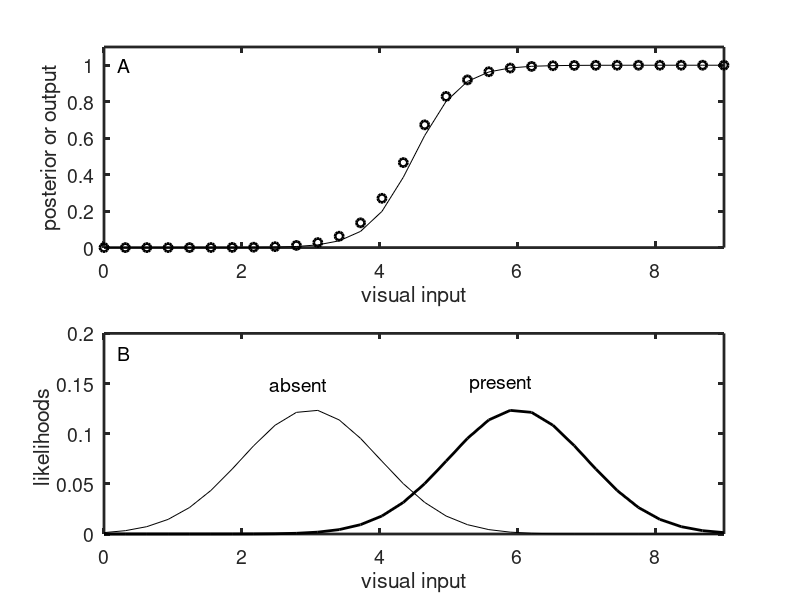

MATLAB code for this plot:
% script unisensoryDeltaRule.m
% this script trains a single sigmoidal unit to estimate 
% unisensory target probability

nIn=1; nOut=1; % set numbers of units
a=0.1; b=1.0; % set learning rate and bias
nIts=100000; % set number of iterations

mev1=6; mev0=3; % set likelihood means
sdv1=1; sdv0=1; % set likelihood standard deviations
pt1=1/2; pt0=1-pt1; % set target present prior
cumPrior=cumsum([pt1 pt0]); % find cumulative prior
maxV=9; % set maximum visual sensory input size
nVals=30; % set number of visual sensory input values
vis=linspace(0,maxV,nVals)'; % set vector of visual inputs

V=rand(nOut,nIn+1)*2-1; % set initial connectivity matrix
deltaV=zeros(nOut,nIn+1); % zero the change weight matrix

% train network using the delta-rule
for c=1:nIts,
    % choose target present or absent at random by prior
    indxVec=find(cumPrior>=rand); choose=indxVec(1);
    if choose==1, inV=randn*sdv1+mev1; d=1;
    elseif choose==2, inV=randn*sdv0+mev0; d=0; end
    x=[inV b]'; % set input with bias appended
    y=1./(1+exp(-V*x)); % compute the output unit response
    dy=y.*(1-y); % compute the derivative of the squashing function
    e=d-y; % find the error for the chosen input
    g=e.*dy; % find output error signal
    deltaV=a*g*x'; % compute delta rule weight update  
    V=V+deltaV;  % apply the weight update
end % end training loop

% find network output 
Inb=[vis b*ones(nVals,1)]; % append bias to all visual inputs
Out=(1./(1+exp(-V*Inb')))'; % find output response to all patterns



% compute the Gaussian likelihoods distributions
pvt1=(1/(sdv1*sqrt(2*pi)))*exp(-1/2*((vis-mev1)/sdv1).^2);
pvt0=(1/(sdv0*sqrt(2*pi)))*exp(-1/2*((vis-mev0)/sdv0).^2);
pvt1=pvt1/sum(pvt1); % normalize
pvt0=pvt0/sum(pvt0); % normalize

% compute unconditional probability of the input
pv=pvt1*pt1+pvt0*pt0;

% compute the posterior probabilities
pt1v=(pvt1./pv)*pt1;
pt0v=(pvt0./pv)*pt0;

% plot results
fs=14; % set font size
lw=2; % set line width
clf
subplot(211)
plot(vis,pt1v,'k',vis,Out,'ko','linewidth',lw)
axis([0 maxV 0 1.1])
set(gca,'linewidth',lw)
set(gca,'fontsize',fs)
xlabel('visual input')
ylabel('posterior or output')
text(0.2,1,'A','fontsize',fs)
subplot(212)
plot(vis,pvt0,'k',vis,pvt1,'k','linewidth',lw)
axis([0 maxV 0 0.2])
set(gca,'linewidth',lw)
set(gca,'fontsize',fs)
ylabel('likelihoods ')
xlabel('visual input')
text(0.2,0.18,'B','fontsize',fs)
text(2.4,0.15,'absent','fontsize',fs)
text(5.3,0.15,'present','fontsize',fs)


   